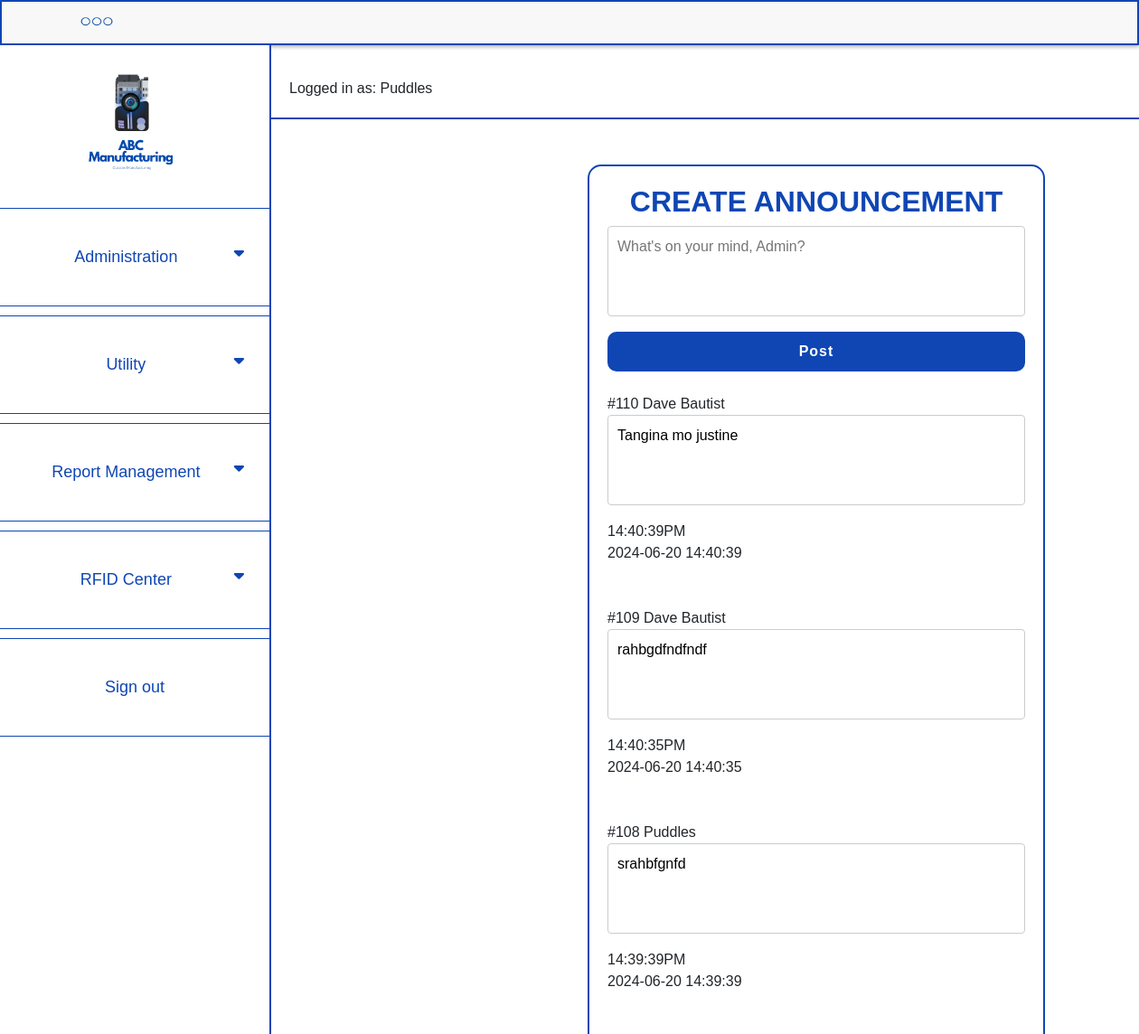
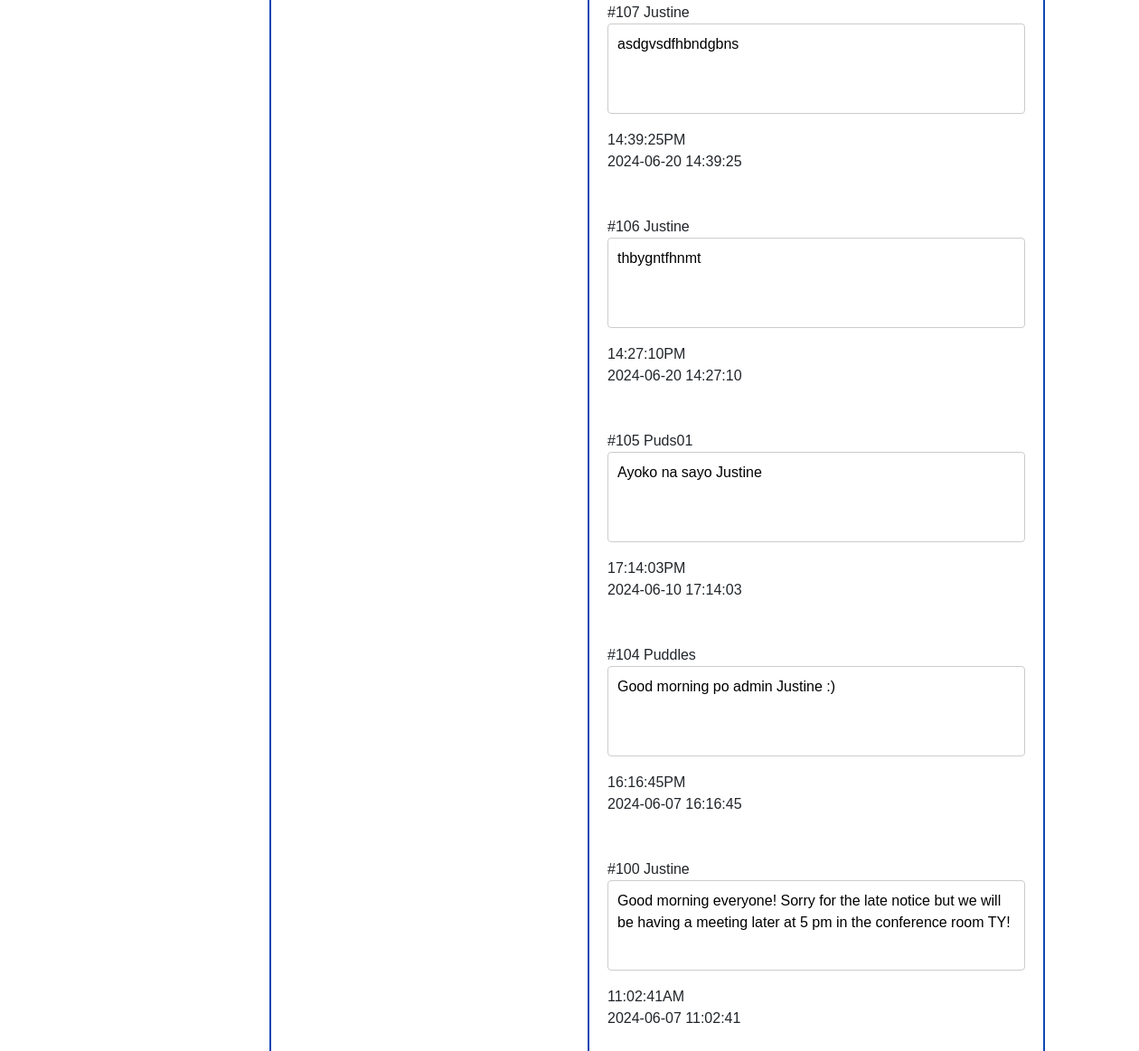
The app's page /public feed.php?login=success (signed in) with its own data (2 pictures, top to bottom).
### tables this page shows
CREATE TABLE `tbl_announcement` (
  `public_feed_id` int(50) NOT NULL,
  `admin_id` int(30) NOT NULL,
  `admin_username` varchar(12) NOT NULL,
  `public_feed_content` varchar(200) NOT NULL,
  `public_feed_time` time(6) DEFAULT current_timestamp(),
  `public_feed_date` datetime NOT NULL DEFAULT current_timestamp()
);

### public feed.php (the view, shortened to what this page needs)
<?php
include 'includes/dbh.php';
require_once 'includes/login_view.php';
    $query = "SELECT * FROM tbl_announcement ORDER BY public_feed_id DESC";
    $stmt = $pdo->prepare($query);
    $stmt->execute();
    $result = $stmt->fetchAll(PDO::FETCH_ASSOC);
?>
<!DOCTYPE html>
<html lang="en">
<head>
    <link rel="stylesheet" href="https://cdn.jsdelivr.net/npm/bootstrap@5.3.2/dist/css/bootstrap.min.css">
    <link rel="stylesheet" href="css/style4.css">
</head>
<body>
    <div class="container1">
        <img src="css/Images/icon1.png" alt="Icon" class="icon1">
    </div>
    <div class="side-nav">
        <img src="css/Images/logo2.png" alt="Logo" class="logo2">
        <button class="dropdown-btn">Administration
            <i class="fa-solid fa-caret-down"></i>
        </button>
        <button class="dropdown-btn">Utility
            <i class="fa-solid fa-caret-down"></i>
        </button>
        <button class="dropdown-btn">Report Management
            <i class="fa-solid fa-caret-down"></i>
        </button>
        <button class="dropdown-btn">RFID Center
            <i class="fa-solid fa-caret-down"></i>
        </button>
        <form action="includes/logout.php" method="POST">
            <button class="dropdown-btn">Sign out</button>
        </form>
    </div>
        <div class="title-container">
        </div>
        <div class="A-container">
            <form action = "includes/create_post.php" method = "POST">
            <h2 class="A-title">CREATE ANNOUNCEMENT</h2>
            <textarea required type="text" name="content" placeholder="What's on your mind, Admin?"></textarea>
            <button>Post</button>
            </form>
            <br>
            <?php
             if (!empty($result)) {
                foreach ($result as $row) {
                    if (isset($row['public_feed_content'])) {
                        echo '#' .  $row['public_feed_id'] . " " . $row ['admin_username'] .     '<br>';
                        echo '<textarea readonly>' . $row['public_feed_content'] . '</textarea><br>' .date("H:i:sA",strtotime  ($row ['public_feed_time'])) . '<br>' .$row['public_feed_date'] .     '<br><br><br>';
                    } else {
                        echo 'No content available<br>';
                    }
                }
            } else {
                echo 'No announcements found.';
            }
            ?>
        </div>
</body>
</html>

### css/style4.css (style rules this page uses)
body { margin: 0; font-family: Arial, sans-serif; display: flex; flex-direction: column; align-items: flex-start; }
.container1 { width: 100%; height: 50px; background-color: #f8f8f8; padding: 10px; box-shadow: 0 2px 4px rgba(0, 0, 0, 0.3); position: fixed; top: 0; left: 0; z-index: 1000; border: 2.4px solid #0F46B4; display: flex; align-items: center; }
.icon1 { width: 90px; height: 80px; margin-right: 20px; margin-left: 50px; }
.side-nav { text-decoration: none; font-size: 18px; color: #0F46B4; height: 100%; width: 300px; position: fixed; left: 0; top: 50px; background-color: white; padding-top: 20px; z-index: 1000; overflow-x: hidden; transition: 0.5s; border-right: 2.5px solid #0F46B4; }
.dropdown-btn { top: 20px; margin-top: 10px; }
.side-nav a, .dropdown-btn { background-color: white; padding: 40px 20px; text-decoration: none; font-size: 18px; color: #0F46B4; display: block; border-bottom: 1px solid #0F46B4; border-right: none; border-left: none; border-top: 1px solid #0F46B4; text-align: center; cursor: pointer; outline: none; width: 100%; transition: 0.6s ease; }
.fa-solid { float: right; padding-right: 8px; }
.logo2 { margin-left: 70px; width: 150px; height: auto; }
.title-container { margin-left: 300px; padding: 20px; margin-top: 50px; background: white; border-bottom: 2px solid #0F46B4; width: calc(100% - 250px); }
.A-container { margin-left: 650px; margin-top: 50px; padding: 20px; width: calc(60% - 250px); box-sizing: border-box; border: 2px solid #0F46B4; border-radius: 15px; }
.A-container textarea { width: 100%; height: 100px; margin-bottom: 10px; padding: 10px; border: 1px solid #ccc; border-radius: 4px; resize: none; box-sizing: border-box; }
.A-container button { width: 100%; display: block; padding: 10px 20px; background-color: #0F46B4; color: white; border: none; border-radius: 10px; cursor: pointer; font-weight: bold; letter-spacing: 1px; transition: 0.5s ease; }
.A-title { text-align: center; font-weight: bold; color: #0F46B4; }

### records on screen
tbl_announcement: public_feed_id "110", admin_username "Dave Bautist", public_feed_content "Tangina mo justine", public_feed_time "14:40:39PM", public_feed_date "2024-06-20 14:40:39"
tbl_announcement: public_feed_id "109", admin_username "Dave Bautist", public_feed_content "rahbgdfndfndf", public_feed_time "14:40:35PM", public_feed_date "2024-06-20 14:40:35"
tbl_announcement: public_feed_id "108", admin_username "Puddles", public_feed_content "srahbfgnfd", public_feed_time "14:39:39PM", public_feed_date "2024-06-20 14:39:39"
tbl_announcement: public_feed_id "107", admin_username "Justine", public_feed_content "asdgvsdfhbndgbns", public_feed_time "14:39:25PM", public_feed_date "2024-06-20 14:39:25"
tbl_announcement: public_feed_id "106", admin_username "Justine", public_feed_content "thbygntfhnmt", public_feed_time "14:27:10PM", public_feed_date "2024-06-20 14:27:10"
tbl_announcement: public_feed_id "105", admin_username "Puds01", public_feed_content "Ayoko na sayo Justine", public_feed_time "17:14:03PM", public_feed_date "2024-06-10 17:14:03"
tbl_announcement: public_feed_id "104", admin_username "Puddles", public_feed_content "Good morning po admin Justine :)", public_feed_time "16:16:45PM", public_feed_date "2024-06-07 16:16:45"
tbl_announcement: public_feed_id "100", admin_username "Justine", public_feed_content "Good morning everyone! Sorry for the late notice but we will be having a meeting later at 5 pm in the conference room TY!", public_feed_time "11:02:41AM", public_feed_date "2024-06-07 11:02:41"

### other values on screen
$_SESSION["admin_username"] "Puddles"
